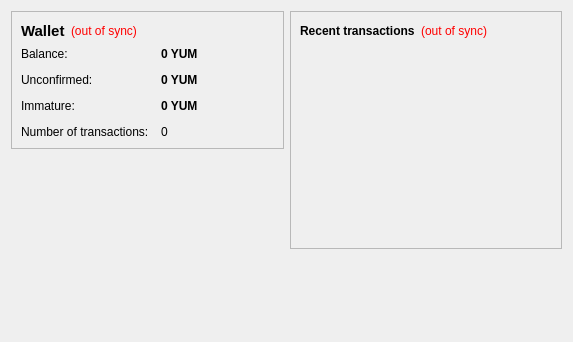
<?xml version="1.0" encoding="UTF-8"?>
<ui version="4.0">
 <class>OverviewPage</class>
 <widget class="QWidget" name="OverviewPage">
  <property name="geometry">
   <rect>
    <x>0</x>
    <y>0</y>
    <width>573</width>
    <height>342</height>
   </rect>
  </property>
  <property name="windowTitle">
   <string>Form</string>
  </property>
  <layout class="QHBoxLayout" name="horizontalLayout" stretch="1,1">
   <item>
    <layout class="QVBoxLayout" name="verticalLayout_2">
     <item>
      <widget class="QFrame" name="frame">
       <property name="frameShape">
        <enum>QFrame::StyledPanel</enum>
       </property>
       <property name="frameShadow">
        <enum>QFrame::Raised</enum>
       </property>
       <layout class="QVBoxLayout" name="verticalLayout_4">
        <item>
         <layout class="QHBoxLayout" name="horizontalLayout_4">
          <item>
           <widget class="QLabel" name="label_5">
            <property name="font">
             <font>
              <pointsize>11</pointsize>
              <weight>75</weight>
              <bold>true</bold>
             </font>
            </property>
            <property name="text">
             <string>Wallet</string>
            </property>
           </widget>
          </item>
          <item>
           <widget class="QLabel" name="labelWalletStatus">
            <property name="toolTip">
             <string>The displayed information may be out of date. Your wallet automatically synchronizes with the doriancoin network after a connection is established, but this process has not completed yet.</string>
            </property>
            <property name="styleSheet">
             <string notr="true">QLabel { color: red; }</string>
            </property>
            <property name="text">
             <string notr="true">(out of sync)</string>
            </property>
            <property name="alignment">
             <set>Qt::AlignLeading|Qt::AlignLeft|Qt::AlignVCenter</set>
            </property>
           </widget>
          </item>
          <item>
           <spacer name="horizontalSpacer_2">
            <property name="orientation">
             <enum>Qt::Horizontal</enum>
            </property>
            <property name="sizeHint" stdset="0">
             <size>
              <width>40</width>
              <height>20</height>
             </size>
            </property>
           </spacer>
          </item>
         </layout>
        </item>
        <item>
         <layout class="QFormLayout" name="formLayout_2">
          <property name="fieldGrowthPolicy">
           <enum>QFormLayout::AllNonFixedFieldsGrow</enum>
          </property>
          <property name="horizontalSpacing">
           <number>12</number>
          </property>
          <property name="verticalSpacing">
           <number>12</number>
          </property>
          <item row="0" column="0">
           <widget class="QLabel" name="label">
            <property name="text">
             <string>Balance:</string>
            </property>
           </widget>
          </item>
          <item row="0" column="1">
           <widget class="QLabel" name="labelBalance">
            <property name="font">
             <font>
              <weight>75</weight>
              <bold>true</bold>
             </font>
            </property>
            <property name="cursor">
             <cursorShape>IBeamCursor</cursorShape>
            </property>
            <property name="toolTip">
             <string>Your current balance</string>
            </property>
            <property name="text">
             <string notr="true">0 YUM</string>
            </property>
            <property name="textInteractionFlags">
             <set>Qt::LinksAccessibleByMouse|Qt::TextSelectableByKeyboard|Qt::TextSelectableByMouse</set>
            </property>
           </widget>
          </item>
          <item row="1" column="0">
           <widget class="QLabel" name="label_3">
            <property name="text">
             <string>Unconfirmed:</string>
            </property>
           </widget>
          </item>
          <item row="1" column="1">
           <widget class="QLabel" name="labelUnconfirmed">
            <property name="font">
             <font>
              <weight>75</weight>
              <bold>true</bold>
             </font>
            </property>
            <property name="cursor">
             <cursorShape>IBeamCursor</cursorShape>
            </property>
            <property name="toolTip">
             <string>Total of transactions that have yet to be confirmed, and do not yet count toward the current balance</string>
            </property>
            <property name="text">
             <string notr="true">0 YUM</string>
            </property>
            <property name="textInteractionFlags">
             <set>Qt::LinksAccessibleByMouse|Qt::TextSelectableByKeyboard|Qt::TextSelectableByMouse</set>
            </property>
           </widget>
          </item>
          <item row="3" column="0">
           <widget class="QLabel" name="label_2">
            <property name="text">
             <string>Number of transactions:</string>
            </property>
           </widget>
          </item>
          <item row="3" column="1">
           <widget class="QLabel" name="labelNumTransactions">
            <property name="toolTip">
             <string>Total number of transactions in wallet</string>
            </property>
            <property name="text">
             <string notr="true">0</string>
            </property>
           </widget>
          </item>
          <item row="2" column="0">
           <widget class="QLabel" name="labelImmatureText">
            <property name="text">
             <string>Immature:</string>
            </property>
           </widget>
          </item>
          <item row="2" column="1">
           <widget class="QLabel" name="labelImmature">
            <property name="font">
             <font>
              <weight>75</weight>
              <bold>true</bold>
             </font>
            </property>
            <property name="toolTip">
             <string>Mined balance that has not yet matured</string>
            </property>
            <property name="text">
             <string notr="true">0 YUM</string>
            </property>
            <property name="textInteractionFlags">
             <set>Qt::LinksAccessibleByMouse|Qt::TextSelectableByKeyboard|Qt::TextSelectableByMouse</set>
            </property>
           </widget>
          </item>
         </layout>
        </item>
       </layout>
      </widget>
     </item>
     <item>
      <spacer name="verticalSpacer">
       <property name="orientation">
        <enum>Qt::Vertical</enum>
       </property>
       <property name="sizeHint" stdset="0">
        <size>
         <width>20</width>
         <height>40</height>
        </size>
       </property>
      </spacer>
     </item>
    </layout>
   </item>
   <item>
    <layout class="QVBoxLayout" name="verticalLayout_3">
     <item>
      <widget class="QFrame" name="frame_2">
       <property name="frameShape">
        <enum>QFrame::StyledPanel</enum>
       </property>
       <property name="frameShadow">
        <enum>QFrame::Raised</enum>
       </property>
       <layout class="QVBoxLayout" name="verticalLayout">
        <item>
         <layout class="QHBoxLayout" name="horizontalLayout_2">
          <item>
           <widget class="QLabel" name="label_4">
            <property name="text">
             <string>&lt;b&gt;Recent transactions&lt;/b&gt;</string>
            </property>
           </widget>
          </item>
          <item>
           <widget class="QLabel" name="labelTransactionsStatus">
            <property name="toolTip">
             <string>The displayed information may be out of date. Your wallet automatically synchronizes with the doriancoin network after a connection is established, but this process has not completed yet.</string>
            </property>
            <property name="styleSheet">
             <string notr="true">QLabel { color: red; }</string>
            </property>
            <property name="text">
             <string notr="true">(out of sync)</string>
            </property>
            <property name="alignment">
             <set>Qt::AlignRight|Qt::AlignTrailing|Qt::AlignVCenter</set>
            </property>
           </widget>
          </item>
          <item>
           <spacer name="horizontalSpacer">
            <property name="orientation">
             <enum>Qt::Horizontal</enum>
            </property>
            <property name="sizeHint" stdset="0">
             <size>
              <width>40</width>
              <height>20</height>
             </size>
            </property>
           </spacer>
          </item>
         </layout>
        </item>
        <item>
         <widget class="QListView" name="listTransactions">
          <property name="styleSheet">
           <string notr="true">QListView { background: transparent; }</string>
          </property>
          <property name="frameShape">
           <enum>QFrame::NoFrame</enum>
          </property>
          <property name="verticalScrollBarPolicy">
           <enum>Qt::ScrollBarAlwaysOff</enum>
          </property>
          <property name="horizontalScrollBarPolicy">
           <enum>Qt::ScrollBarAlwaysOff</enum>
          </property>
          <property name="selectionMode">
           <enum>QAbstractItemView::NoSelection</enum>
          </property>
         </widget>
        </item>
       </layout>
      </widget>
     </item>
     <item>
      <spacer name="verticalSpacer_2">
       <property name="orientation">
        <enum>Qt::Vertical</enum>
       </property>
       <property name="sizeHint" stdset="0">
        <size>
         <width>20</width>
         <height>40</height>
        </size>
       </property>
      </spacer>
     </item>
    </layout>
   </item>
  </layout>
 </widget>
 <resources/>
 <connections/>
</ui>
